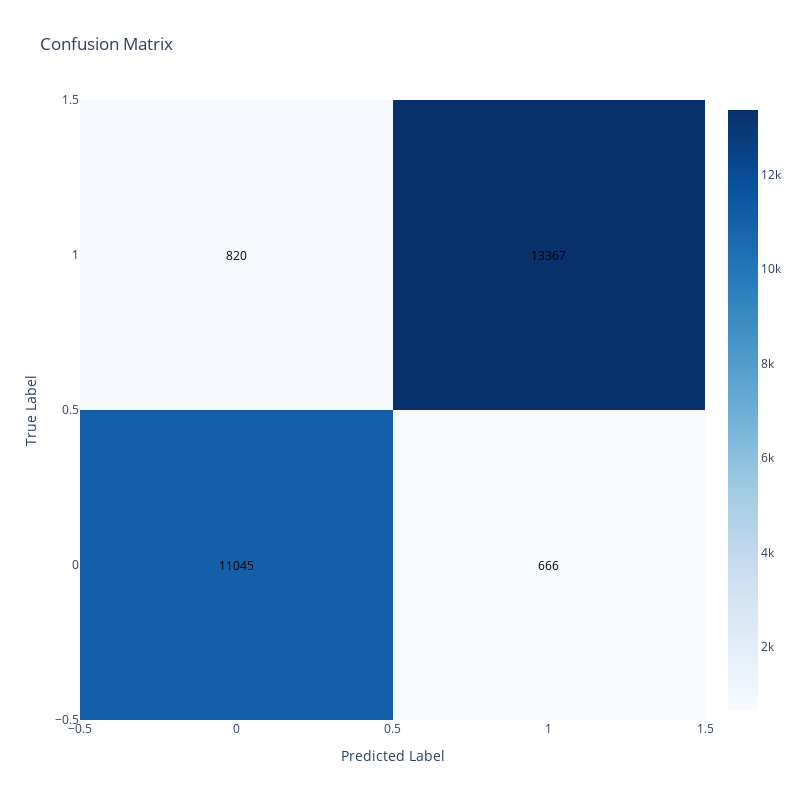

Notebook source saved alongside this figure:
### Code cell
import plotly.graph_objects as go
# Creating a confusion matrix heatmap using Plotly Graph Objects with true class names
fig = go.Figure(data=go.Heatmap(
                   z=conf_matrix,
                   x=class_names,
                   y=class_names,
                   colorscale='Blues'))

# Adding annotations
for i in range(len(conf_matrix)):
    for j in range(len(conf_matrix[i])):
        fig.add_annotation(
            x=j, y=i,
            text=str(conf_matrix[i][j]),
            showarrow=False,
            font=dict(color="black", size=12)
        )

# Updating layout for better readability
fig.update_layout(
    title='Confusion Matrix',
    xaxis_title='Predicted Label',
    yaxis_title='True Label',
    width=800, height=800
)

fig.show()

### Figure 1 — Plotly figure (JSON) as saved in the notebook; plotly's stock layout.template omitted (floating-point values rounded to 4 significant figures)
{"data": [{"colorscale": [[0, "rgb(247,251,255)"], [0.125, "rgb(222,235,247)"], [0.25, "rgb(198,219,239)"], [0.375, "rgb(158,202,225)"], [0.5, "rgb(107,174,214)"], [0.625, "rgb(66,146,198)"], [0.75, "rgb(33,113,181)"], [0.875, "rgb(8,81,156)"], [1, "rgb(8,48,107)"]], "type": "heatmap", "x": [0, 1], "y": [0, 1], "z": [[11045, 666], [820, 13367]]}], "layout": {"annotations": [{"font": {"color": "black", "size": 12}, "showarrow": false, "text": "11045", "x": 0, "y": 0}, {"font": {"color": "black", "size": 12}, "showarrow": false, "text": "666", "x": 1, "y": 0}, {"font": {"color": "black", "size": 12}, "showarrow": false, "text": "820", "x": 0, "y": 1}, {"font": {"color": "black", "size": 12}, "showarrow": false, "text": "13367", "x": 1, "y": 1}], "height": 800, "title": {"text": "Confusion Matrix"}, "width": 800, "xaxis": {"title": {"text": "Predicted Label"}}, "yaxis": {"title": {"text": "True Label"}}}}
